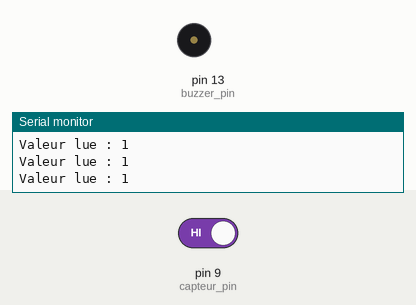
Recording of a sketch running on a simulated Arduino Uno, built with avr-gcc and run on an emulated ATmega328P. Shown: buzzer (waves = sounding), the last lines printed to the serial monitor. The test bench sets the inputs (shaded band); at power-on: pin 9 (capteur_pin) HIGH.

Above: at 1.2 s.
1.3 s: pin 9 (capteur_pin) driven LOW
At 1.9 s:
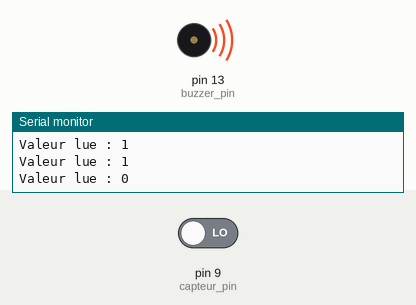
Timing chart, 0 to 10.3 s (numbered marks = the images above; inputs shaded):
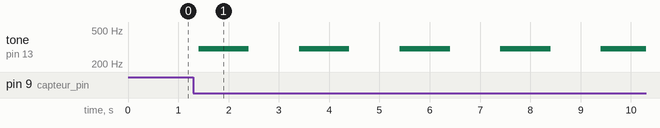

The sketch:

Code_detecteur_de_flames.ino
```cpp
// Déclaration des broches utilisées
const int capteur_pin = 9;    // Pin où est connecté la sortie digitale du capteur de flamme
const int buzzer_pin = 13;    // Pin du buzzer (supporte tone sur Arduino Uno)

// Fonction setup exécutée une seule fois au démarrage
void setup() {
  pinMode(capteur_pin, INPUT);     // Définition du capteur comme entrée
  pinMode(buzzer_pin, OUTPUT);     // Définition du buzzer comme sortie
  Serial.begin(9600);              // Ouverture du moniteur série à 9600 bauds
}

// Boucle principale qui s'exécute en continu
void loop() {

  // Lecture de la valeur envoyée par le capteur (HIGH ou LOW)
  int valeur = digitalRead(capteur_pin);

  // Affichage de la valeur lue dans le moniteur série
  Serial.print("Valeur lue : ");
  Serial.println(valeur);

  delay(100); // Petite pause pour stabiliser l’affichage

  // Le capteur renvoie généralement LOW quand une flamme est détectée
  if (valeur == LOW) {
    // Si une flamme est détectée, le buzzer sonnera 5 fois
    for (int i = 0; i < 5; i++) {
      tone(buzzer_pin, 300);   // Envoi d'un son de 300 Hz au buzzer
      delay(1000);             // Le buzzer sonne pendant 1 seconde
      noTone(buzzer_pin);      // Arrêt du son
      delay(1000);             // Pause d’une seconde avant de recommencer
    }
    delay(3000);   // Temps d’attente avant de revérifier le capteur
  } else {
    // Si aucune flamme détectée, on s’assure que le buzzer est éteint
    noTone(buzzer_pin);
  }

}
```

Measured:
- after the input at 1.3 s, tone on pin 13 (buzzer_pin): alternates 300 Hz for 1.0 s and silent for 1.0 s, starting after 0.10 s
